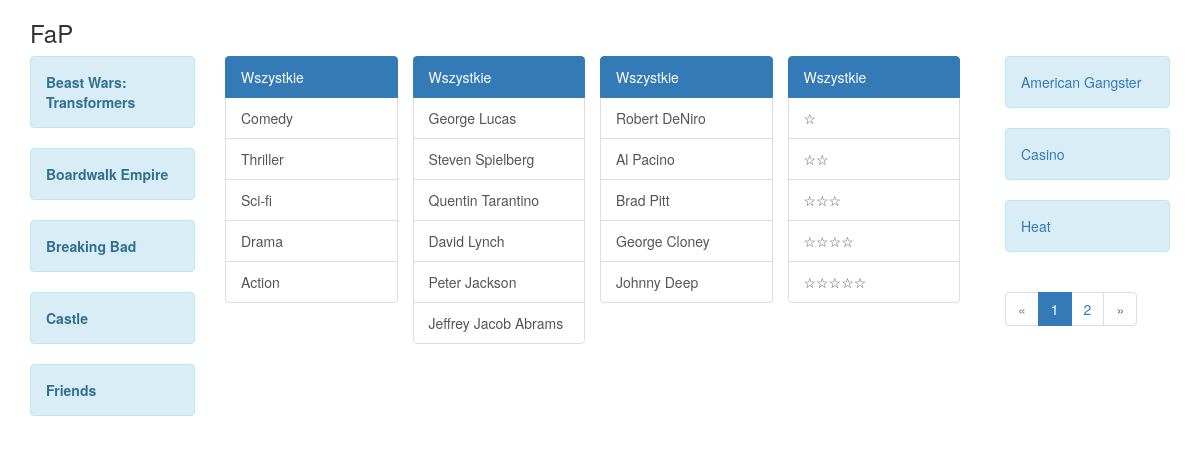
/FaP/, run on the app's committed database.
### FaP/models.py (models this page shows, shortened)
class Serials(models.Model):
	title = models.CharField(_(u"Tytuł"), max_length=255)

class Genre(models.Model):
	title = models.CharField(_(u"Tytuł"), max_length=100)
	def __str__(self):
		return self.title

class Director(models.Model):
	first_name = models.CharField(_(u"Imię"), max_length=40)
	last_name = models.CharField(_("Nazwisko"), max_length=40)
	def __str__(self):
		return self.first_name + ' ' + self.last_name

class Actor(models.Model):
	first_name = models.CharField(_(u"Imię"), max_length=40)
	last_name = models.CharField(_("Nazwisko"), max_length=40)
	def __str__(self):
		return self.first_name + ' ' + self.last_name

class Movie(models.Model):
	title = models.CharField(max_length=255)
	genres = models.ManyToManyField(Genre, blank=True)
	directors = models.ManyToManyField(Director, blank=True)
	actors = models.ManyToManyField(Actor, blank=True)
	rating = models.PositiveIntegerField(choices=RATING_CHOICES)

### FaP/views.py (the view)
def home(request):
	qs = Movie.objects.order_by('title')
	form = MovieFilterForm(data=request.GET)
	facets = {
		'selected': {},
		'categories': {
			'genres': Genre.objects.all(),
			'directors': Director.objects.all(),
			'actors': Actor.objects.all(),
			'ratings': RATING_CHOICES,
		},
	}
	if form.is_valid():
		facets, qs = form.filter(facets, qs)
	paginator = Paginator(qs, 3)			# queryset and limit per page
	page_number = request.GET.get('page')
	try:
		page = paginator.page(page_number)
	except PageNotAnInteger:
		page = paginator.page(1)
	except EmptyPage:
		page = paginator.page(paginator.num_pages)
	serials_qs = Serials.objects.order_by('title')
	serials_paginator = Paginator(serials_qs, 5)
	serials_page_number = request.GET.get('serial_page')
	try:
		serials_page = serials_paginator.page(serials_page_number)
	except PageNotAnInteger:
		serials_page = serials_paginator.page(1)
	except EmptyPage:
		serials_page = serials_paginator.page(serials_paginator.num_pages)
	context = {
		'form': form,
		'facets': facets,
		'serials_page': serials_page,
		'object_list': page,
	}
	return render(request, 'FaP/home.html', context)

### FaP/forms.py (called while the page is built)
	def filter(self, facets, qs):
		genre = self.cleaned_data['genre']
		if genre:
			facets['selected']['genre'] = genre
			qs = qs.filter(genres=genre).distinct()
		director = self.cleaned_data['director']
		if director:
			facets['selected']['director'] = director
			qs = qs.filter(directors=director).distinct()
		actor = self.cleaned_data['actor']
		if actor:
			facets['selected']['actor'] = actor
			qs = qs.filter(actors=actor).distinct()
		rating = self.cleaned_data['rating']
		if rating:
			facets['selected']['rating'] = (int(rating), dict(RATING_CHOICES)[int(rating)])
			qs = qs.filter(rating=rating).distinct()
		return facets, qs

### Filters_And_Pagination/context_processor.py (called while the page is built)
def app_name(request):
    try:
        res = resolve(request.path).app_name
        return {
            'app_name': res,
        }
    except Resolver404:
        return {}

### Filters_And_Pagination/templatetags/utility_tags.py (called while the page is built)
@register.simple_tag(takes_context=True)
def append_to_query(context, **kwargs):
	query_params = context['request'].GET.copy()
	for key, value in kwargs.items():
		query_params[key] = value
	query_string = u""
	if len(query_params):
		query_string += u"?{}".format('&amp;'.join(
			['{}={}'.format(key, force_str(value)) for key, value in query_params.items() if value]))
	return query_string

### FaP/templates/FaP/home.html (shortened to what this page needs)
{% extends "base.html" %}
{% load utility_tags %}
{% load i18n %}
{% block left_navigation %}
	<div class="serial_list">
		{% for serial in serials_page %}
			<div class="item">
				<div class="movie alert alert-info">
					<strong>{{ serial.title }}</strong>
				</div>
			</div>
		{% endfor %}
	</div>
{% endblock %}
{% block header_navigation %}
	<div class="filters">
		<div class="list-group col-md-3">
			<a class="list-group-item{% if not facets.selected.genre %} active{% endif %}"
				href="{% append_to_query genre="" page="" %}">{% trans "Wszystkie" %}</a>
			{% for cat in facets.categories.genres %}
				<a class="list-group-item{% if facets.selected.genre == cat %} active{% endif %}"
				href="{% append_to_query genre=cat.pk page="" %}">{{ cat }}</a>
			{% endfor %}
		</div>
		<div class="list-group col-md-3">
			<a class="list-group-item{% if not facets.selected.director %} active{% endif %}"
				href="{% append_to_query director="" page="" %}">{% trans "Wszystkie" %}</a>
			{% for cat in facets.categories.directors %}
				<a class="list-group-item{% if facets.selected.director == cat %} active{% endif %}"
				href="{% append_to_query director=cat.pk page="" %}">{{ cat }}</a>
			{% endfor %}
		</div>
		<div class="list-group col-md-3">
			<a class="list-group-item{% if not facets.selected.actor %} active{% endif %}"
				href="{% append_to_query actor="" page="" %}">{% trans "Wszystkie" %}</a>
			{% for cat in facets.categories.actors %}
				<a class="list-group-item{% if facets.selected.actor == cat %} active{% endif %}"
				href="{% append_to_query actor=cat.pk page="" %}">{{ cat }}</a>
			{% endfor %}
		</div>
		<div class="list-group col-md-3">
			<a class="list-group-item{% if not facets.selected.rating %} active{% endif %}"
				href="{% append_to_query rating="" page="" %}">{% trans "Wszystkie" %}</a>
			{% for r_val, r_display in facets.categories.ratings %}
				<a class="list-group-item{% if facets.selected.rating.0 == r_val %} active {% endif %}"
				href="{% append_to_query rating=r_val page="" %}">
				{{ r_display }}</a>
			{% endfor %}
		</div>
	</div>
{% endblock %}
{% block right_navigation %}
	<div class="movie_list">
		{% for movie in object_list %}
			<div class="movie alert alert-info">
				<p><a href="" data-url="{% url 'FaP:movie_detail_modal' pk=movie.pk %}" data-title="{{ movie.title }}">{{ movie.title }}</a></p>
			</div>
		{% endfor %}
	</div>
	{% if object_list.has_other_pages %}
		<ul class="pagination">
			{% if object_list.has_previous %}
				<li><a href="{% append_to_query page=object_list.previous_page_number %}">&laquo;</a></li>
			{% else %}
				<li class="disabled"><span>&laquo;</span></li>
			{% endif %}
			{% for page_number in object_list.paginator.page_range %}
				{% if page_number == object_list.number %}
					<li class="active">
						<span>{{ page_number }} <span class="sr-only">(current)</span></span>
					</li>
				{% else %}
					<li>
						<a href="{% append_to_query page=page_number %}">{{ page_number }}</a>
					</li>
				{% endif %}
			{% endfor %}
			{% if object_list.has_next %}
				<li><a href="{% append_to_query page=object_list.next_page_number %}">&raquo;</a></li>
			{% else %}
				<li class="disabled"><span>&raquo;</span></li>
			{% endif %}
		</ul>
	{% endif %}
{% endblock %}

### Filters_And_Pagination/templates/base.html (shortened to what this page needs)
{% block doctype %}<!DOCTYPE html>{% endblock %}
{% load i18n %}
<html>
	<head>
		<link rel="stylesheet" href="http://netdna.bootstrapcdn.com/bootstrap/3.1.1/css/bootstrap.min.css" />
	</head>
	<body class="{% block bodyclass %}{% endblock %}">
		{% block page %}
			<div class="wrapper">
				<div id="header" class="clearfix container">
					<h3>{{ app_name }}</h3>
				</div>
				<div id="content" class="clearfix container">
					<div class="row">
						<div class="col-md-2">
							{% block left_navigation %}
							{% endblock %}
						</div>
						<div class="col-md-8">
							{% block header_navigation %}
							{% endblock %}
						</div>
						<div class="col-md-2">
							{% block right_navigation %}
							{% endblock %}
						</div>
					</div>
				</div>
			</div>
		{% endblock %}
	</body>
</html>

### data on the page
Serials: title "Beast Wars: Transformers"
Serials: title "Boardwalk Empire"
Serials: title "Breaking Bad"
Serials: title "Castle"
Serials: title "Friends"
Genre: title "Comedy"
Genre: title "Thriller"
Genre: title "Sci-fi"
Genre: title "Drama"
Genre: title "Action"
Director: first_name+last_name "George Lucas"
Director: first_name+last_name "Steven Spielberg"
Director: first_name+last_name "Quentin Tarantino"
Director: first_name+last_name "David Lynch"
Director: first_name+last_name "Peter Jackson"
Director: first_name+last_name "Jeffrey Jacob Abrams"
Actor: first_name+last_name "Robert DeNiro"
Actor: first_name+last_name "Al Pacino"
Actor: first_name+last_name "Brad Pitt"
Actor: first_name+last_name "George Cloney"
Actor: first_name+last_name "Johnny Deep"
Movie: title "American Gangster"
Movie: title "Casino"
Movie: title "Heat"

### other printed values
{{ app_name }} "FaP"
{{ r_display }} "☆" "☆☆" "☆☆☆" "☆☆☆☆" "☆☆☆☆☆"
{{ page_number }} "1"
{{ page_number }} "2"
